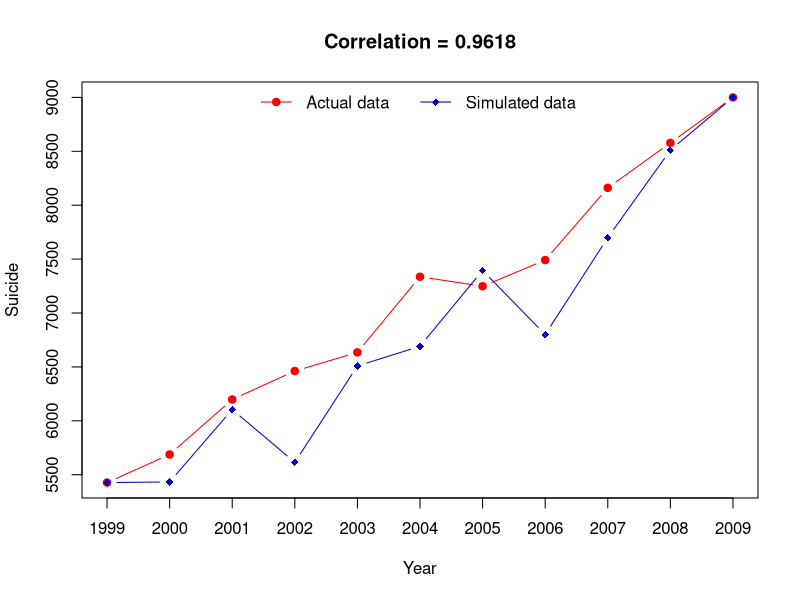
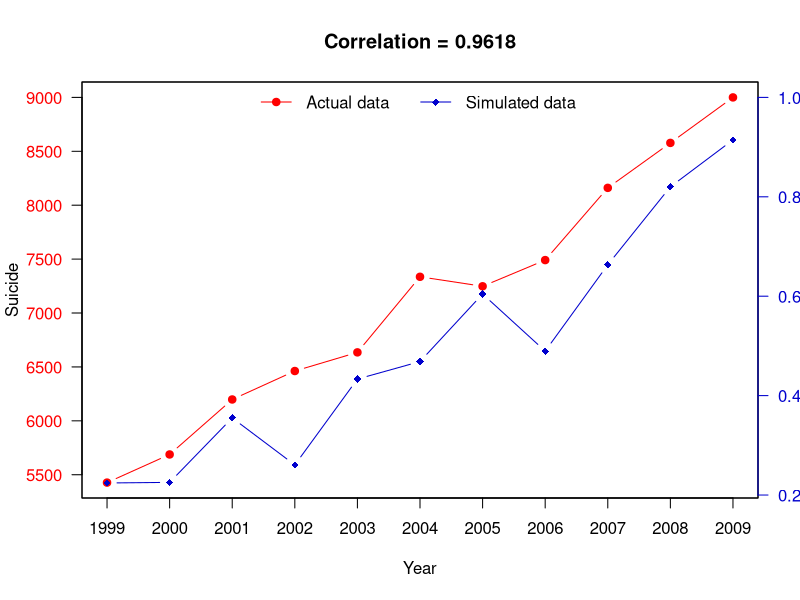

R code for these plots, in order:
## ---- chunk 1
knitr::opts_chunk$set(echo = TRUE)
## ---- chunk 2
suidata <- c(5427, 5688, 6198, 6462, 6635, 7336, 7248, 7491, 8161, 8578, 9000)
## ---- chunk 3
set.seed(2015)
# Constructing the matrix
Matrix <- matrix(0, 100000, 11)
for (i in 1:100000){
    Matrix[i,] <- runif(11)
}
dim(Matrix) #100000 observations and 11 variables
## ---- chunk 4
# Constructing the vector
cor_vector <- rep(0, 100000)
for(i in 1:100000){
    cor_vector[i] <- cor(suidata, Matrix[i,])
}
## ---- chunk 5
#5.1
length(cor_vector[cor_vector>0.9]) 
#5.2
which(cor_vector>0.9) 
#5.3
mean(cor_vector) 
#5.4
Matrix[which.max(cor_vector),]
#5.5
cor_matrix <- Matrix[which.max(cor_vector),]
datamatrix <- matrix(suidata , nrow = 11 , ncol = 1)
output_matrix <- cbind(datamatrix , cor_matrix)
rownames(output_matrix) <- c(1999:2009)
colnames(output_matrix) <- c('suicide', 'runif')
output_matrix
## ---- chunk 6
A <- output_matrix[,"suicide"]
S <- output_matrix[,"runif"]
S1 <- S * ((max(A)-min(A))/(max(S)-min(S)))
S2 <- S1 + A["1999"] - S1["1999"]
## ---- chunk 7
#Stores the cor(A, S2) in outcor in order to be used in the graph title
outcor <- round(cor(A, S2), 4) #0.9617555
outcor
## ---- chunk 8
p <- plot(A, type = "b", pch = 19, col = "red", xaxt = 'n', 
          xlab = "Year", ylab = "Suicide")
# Add one more line
lines(S2, type = "b", pch = 18, col = "mediumblue")
# Add axis
axis(1, at = 1:11 , labels = 1999 : 2009 )
# Add legend
legend(x="top", legend=c("Actual data", "Simulated data")
       ,col=c("red","mediumblue"),lwd=1,lty=c(1,1),pch=c(19,18),ncol=2,bty="n")
# Add title of the graph
title(main = c(paste('Correlation =', outcor)), col.main = "black", font.main = 2)
## ---- chunk 9
plot(A, type = "b", pch = 19, col = "red", col.axis='red', xaxt = 'n', las=1, 
     xlab = "Year", ylab = "Suicide")
axis(1, at = 1:11 , labels = 1999 : 2009 )
par(new=TRUE)
plot(S, type='b',pch = 18, col = "mediumblue", 
     xaxt='n', yaxt='n', ylim=c(0.225,1), ann=FALSE)
axis(4, las=1, col.axis='mediumblue', col='mediumblue')
legend(x="top", legend=c("Actual data", "Simulated data")
       ,col=c("red","mediumblue"),lwd=1,lty=c(1,1),pch=c(19,18),ncol=2,bty="n")
title(main = c(paste('Correlation =', outcor)), col.main = "black", font.main = 2)

